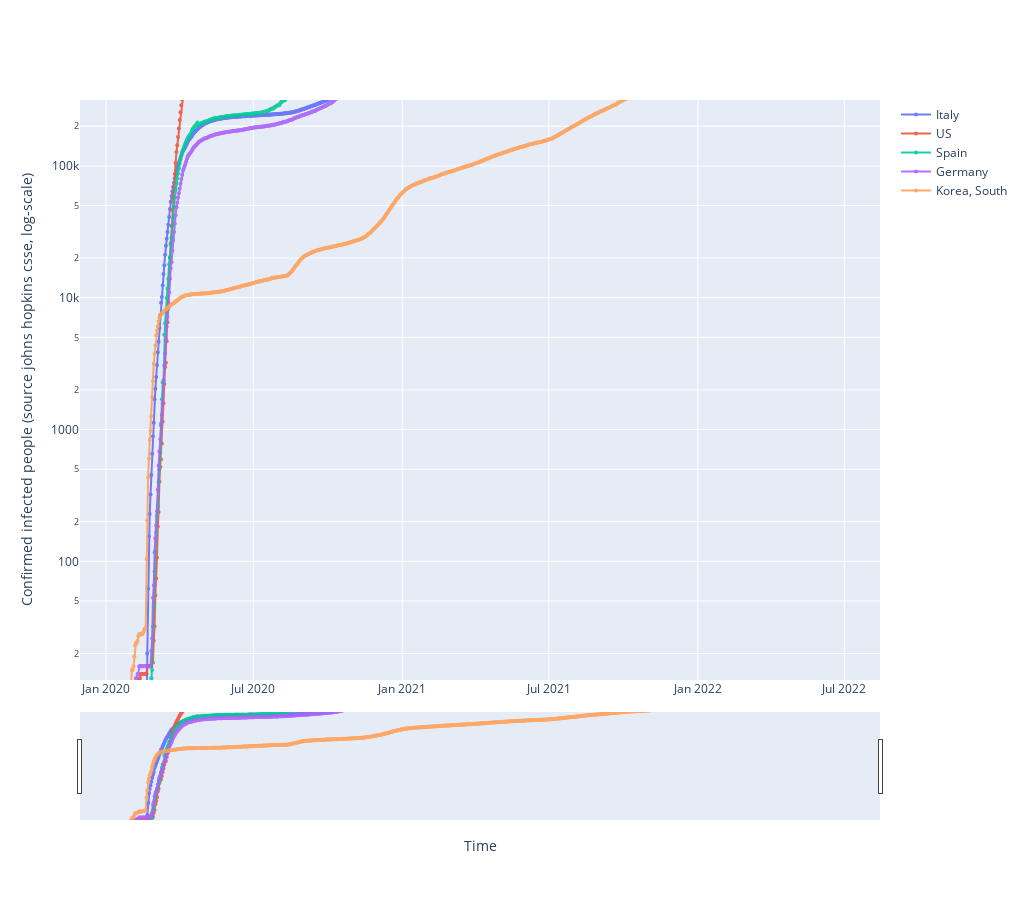

This figure's notebook cell:
### Code cell
fig = go.Figure()
## defines how to plot the individual trace
for each in country_list:
    fig.add_trace(go.Scatter(x=plotted_data.date,
                                y=plotted_data[each],
                                mode='markers+lines',
                                opacity=0.9,
                                line_width=2,
                                marker_size=4, 
                                name=each
                                 )
                     )

## defines the overall layout properties
fig.update_layout(width=1024,height=900,xaxis_title="Time",yaxis_title="Confirmed infected people (source johns hopkins csse, log-scale)",)
fig.update_yaxes(type="log",range=[1.1,5.5])


fig.update_layout(xaxis_rangeslider_visible=True)
#fig.show(renderer='browser')

# fig.show()

### Figure 1 — Plotly figure (JSON) as saved in the notebook; plotly's stock layout.template omitted (floating-point values rounded to 4 significant figures; data arrays with more than 128 entries replaced by an {"elided": "..."} marker saying what was removed)
{"data": [{"line": {"width": 2}, "marker": {"size": 4}, "mode": "markers+lines", "name": "Italy", "opacity": 0.9, "type": "scatter", "x": {"elided": "883 str values"}, "y": {"elided": "883 int values"}}, {"line": {"width": 2}, "marker": {"size": 4}, "mode": "markers+lines", "name": "US", "opacity": 0.9, "type": "scatter", "x": {"elided": "883 str values"}, "y": {"elided": "883 int values"}}, {"line": {"width": 2}, "marker": {"size": 4}, "mode": "markers+lines", "name": "Spain", "opacity": 0.9, "type": "scatter", "x": {"elided": "883 str values"}, "y": {"elided": "883 int values"}}, {"line": {"width": 2}, "marker": {"size": 4}, "mode": "markers+lines", "name": "Germany", "opacity": 0.9, "type": "scatter", "x": {"elided": "883 str values"}, "y": {"elided": "883 int values"}}, {"line": {"width": 2}, "marker": {"size": 4}, "mode": "markers+lines", "name": "Korea, South", "opacity": 0.9, "type": "scatter", "x": {"elided": "883 str values"}, "y": {"elided": "883 int values"}}], "layout": {"height": 900, "width": 1024, "xaxis": {"rangeslider": {"visible": true}, "title": {"text": "Time"}}, "yaxis": {"range": [1.1, 5.5], "title": {"text": "Confirmed infected people (source johns hopkins csse, log-scale)"}, "type": "log"}}}
